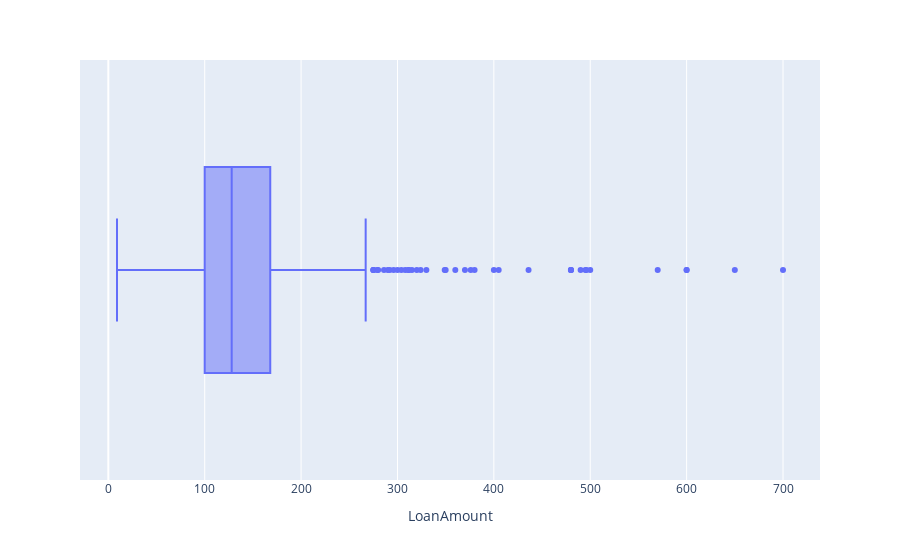

This figure's notebook cell:
### Markdown cell above
### 1.2.2 Checking Outliers

### Code cell
fig = px.box(df,x='LoanAmount')
fig.show()

### Figure 1 — Plotly figure (JSON) as saved in the notebook; plotly's stock layout.template omitted (floating-point values rounded to 4 significant figures; data arrays with more than 128 entries replaced by an {"elided": "..."} marker saying what was removed)
{"data": [{"alignmentgroup": "True", "hovertemplate": "LoanAmount=%{x}<extra></extra>", "legendgroup": "", "marker": {"color": "#636efa"}, "name": "", "notched": false, "offsetgroup": "", "orientation": "h", "showlegend": false, "type": "box", "x": {"elided": "614 int values"}, "x0": " ", "xaxis": "x", "y0": " ", "yaxis": "y"}], "layout": {"boxmode": "group", "legend": {"tracegroupgap": 0}, "margin": {"t": 60}, "xaxis": {"anchor": "y", "domain": [0, 1], "title": {"text": "LoanAmount"}}, "yaxis": {"anchor": "x", "domain": [0, 1]}}}
